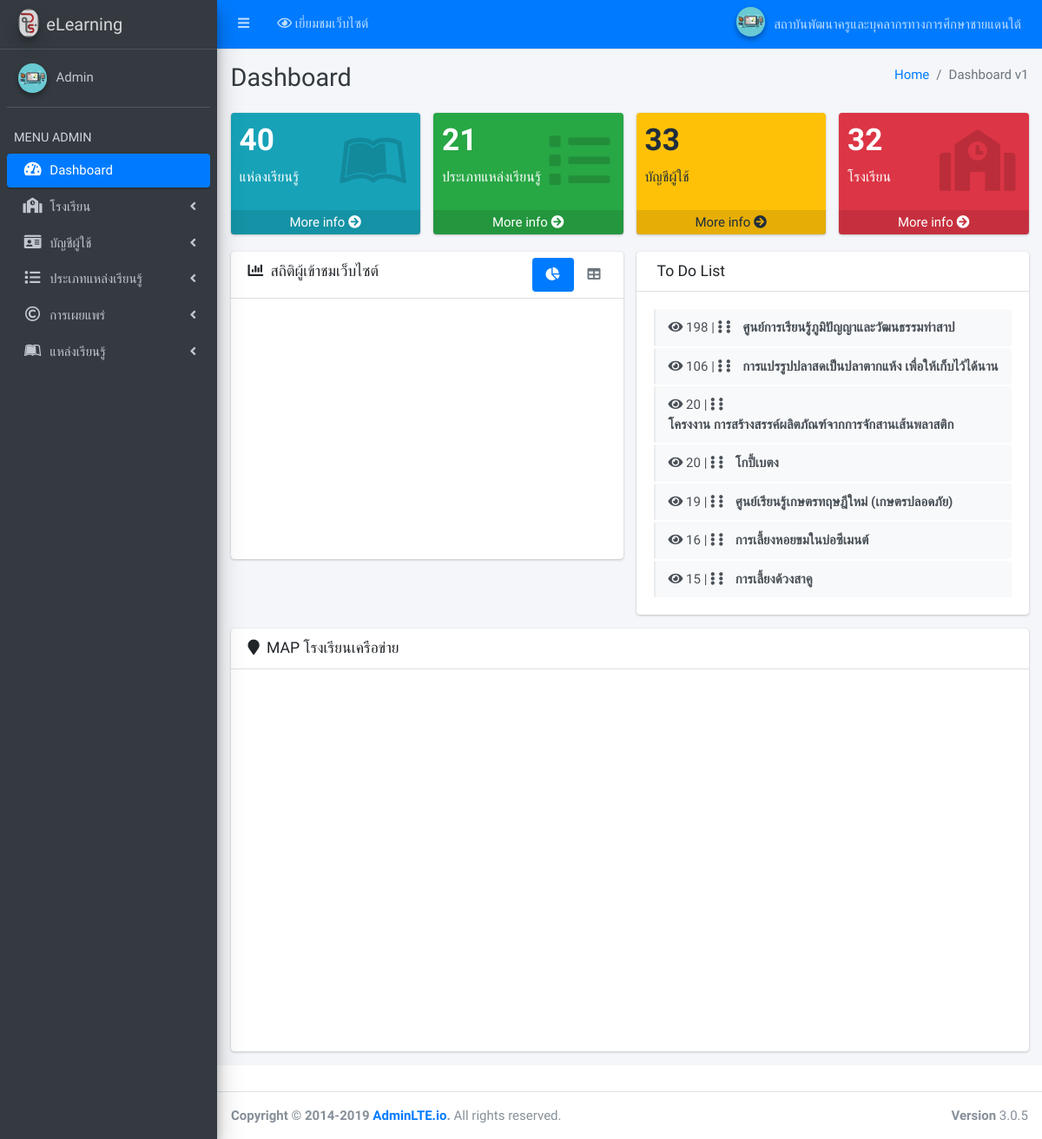
The page /backend/admin/?menu=home (signed in) on the database its author committed.
### tables this page shows
CREATE TABLE `tbl_learning` (
`learning_id` int(20) NOT NULL,
`learning_name` varchar(255) NOT NULL,
`learning_owner` varchar(255) NOT NULL,
`learning_point` longtext NOT NULL,
`learning_description` longtext NOT NULL,
`learning_find` text NOT NULL,
`learning_media` varchar(255) NOT NULL,
`learning_note` text NOT NULL,
`learning_type_id` int(11) NOT NULL,
`copyright_id` int(11) NOT NULL,
`learning_view` int(11) NOT NULL DEFAULT 0,
`school_id` int(11) NOT NULL,
`created_at` timestamp NOT NULL DEFAULT current_timestamp(),
`updated_at` timestamp NULL DEFAULT NULL
);

### backend/admin/pages/main.php (the view, shortened to what this page needs)
<div class="content-wrapper">
	<div class="content-header">
		<div class="container-fluid">
			<div class="row mb-2">
				<div class="col-sm-6">
					<h1 class="m-0 text-dark">Dashboard</h1>
				</div>
				<div class="col-sm-6">
					<ol class="breadcrumb float-sm-right">
						<li class="breadcrumb-item"><a href="#">Home</a></li>
						<li class="breadcrumb-item active">Dashboard v1</li>
					</ol>
				</div>
			</div>
		</div>
	</div>
	<section class="content">
		<div class="container-fluid">
			<div class="row">
				<div class="col-lg-3 col-6">
					<div class="small-box bg-info">
						<div class="inner">
							<h3>
								<?php
								$sql = "SELECT COUNT(*) AS learning_count FROM tbl_learning";
								$result = $conn->query($sql);
								$row = $result->fetch_assoc();
								echo number_format($row["learning_count"]);
								?>
							</h3>
							<p>แห่ลงเรียนรู้</p>
						</div>
						<div class="icon">
							<i class="fab fa-leanpub"></i>
						</div>
						<a href="?menu=learning" class="small-box-footer">More info <i class="fas fa-arrow-circle-right"></i></a>
					</div>
				</div>
				<div class="col-lg-3 col-6">
					<div class="small-box bg-success">
						<div class="inner">
							<h3>
								<?php
								$sql = "SELECT COUNT(*) AS learning_type_count FROM tbl_learning_type";
								$result = $conn->query($sql);
								$row = $result->fetch_assoc();
								echo number_format($row["learning_type_count"]);
								?>
							</h3>
							<p>ประเภทแหล่งเรียนรู้</p>
						</div>
						<div class="icon">
							<i class="fas fa-list"></i>
						</div>
						<a href="?menu=learning_type" class="small-box-footer">More info <i class="fas fa-arrow-circle-right"></i></a>
					</div>
				</div>
				<div class="col-lg-3 col-6">
					<div class="small-box bg-warning">
						<div class="inner">
							<h3>
								<?php
								$sql = "SELECT COUNT(*) AS user_count FROM tbl_user";
								$result = $conn->query($sql);
								$row = $result->fetch_assoc();
								echo number_format($row["user_count"]);
								?>
							</h3>
							<p>บัญชีผู้ใช้</p>
						</div>
						<a href="?menu=user" class="small-box-footer">More info <i class="fas fa-arrow-circle-right"></i></a>
					</div>
				</div>
				<div class="col-lg-3 col-6">
					<div class="small-box bg-danger">
						<div class="inner">
							<h3>
								<?php
								$sql = "SELECT COUNT(*) AS school_count FROM tbl_school";
								$result = $conn->query($sql);
								$row = $result->fetch_assoc();
								echo number_format($row["school_count"]);
								?>
							</h3>
							<p>โรงเรียน</p>
						</div>
						<div class="icon">
							<i class="fas fa-school"></i>
						</div>
						<a href="?menu=school" class="small-box-footer">More info <i class="fas fa-arrow-circle-right"></i></a>
					</div>
				</div>
			</div>
			<div class="row">
				<section class="col-lg-6 connectedSortable ui-sortable">
					<div class="card">
						<div class="card-header ui-sortable-handle" style="cursor: move;">
							<h3 class="card-title">
								<i class="fas fa-chart-bar mr-1"></i>
								สถิติผู้เข้าชมเว็บไซต์
							</h3>
							<div class="card-tools">
								<ul class="nav nav-pills ml-auto">
									<li class="nav-item">
										<a class="nav-link active" href="#sales-chart" data-toggle="tab"><i class="fas fa-chart-pie"></i></a>
									</li>
									<li class="nav-item">
										<a class="nav-link" href="#revenue-chart" data-toggle="tab"><i class="fas fa-table"></i></a>
									</li>
								</ul>
							</div>
						</div>
						<div class="card-body table-responsive p-0">
							<div class="tab-content p-0">
								<div class="chart tab-pane active" id="sales-chart" style="position: relative; height: 300px;"></div>
											<td align="center"><span class="badge bg-green"><?php include("../config/useronline.php"); ?></span></td>
							</div>
						</div>
					</div>
				</section>
				<section class="col-lg-6 connectedSortable">
					<div class="card">
						<div class="card-header">
							<h3 class="card-title">
								To Do List
							</h3>
						</div>
						<div class="card-body">
							<ul class="todo-list" data-widget="todo-list">
								<?php
								$sql = "SELECT learning_name, learning_view FROM tbl_learning ORDER BY learning_view DESC LIMIT 7";
								$result = $conn->query($sql);
								while($row = $result->fetch_assoc()) {
									?>
									<li>
										<span class="handle">
											<i class="fas fa-eye"></i>
											<?php echo $row['learning_view']; ?> |
											<i class="fas fa-ellipsis-v"></i>
											<i class="fas fa-ellipsis-v"></i>
										</span>
										<span class="text"><?php echo $row['learning_name']; ?></span>
									</li>
								<?php } ?>
							</ul>
						</div>
					</div>
				</section>
			</div>
			<div class="row">
				<section class="col-lg-12 connectedSortable">
					<div class="card">
						<div class="card-header">
							<h3 class="card-title">
								<i class="fas fa-map-marker mr-1"></i>
								MAP โรงเรียนเครือข่าย
							</h3>
						</div>
						<div class="card-body">
							<div id="map_canvas" style="height: 400px;"></div>
						</div>
					</div>
				</section>
			</div>
		</div>
	</section>
</div>

### backend/admin/index.php (shortened to what this page needs)
<?php
$content = isset($_GET["menu"])?$_GET["menu"]:"home";
?>
<!DOCTYPE html>
<html>
<?php include("layouts/head.php");?>
<body class="hold-transition sidebar-mini layout-fixed">
  <div class="wrapper">
    <?php include("layouts/nav.php");?>
    <?php include("layouts/sidebar.php");?>
    <?php
    switch($content) {
      case "home"                   : include("pages/main.php");                     break;
    }
    ?>
    <?php include("layouts/footer.php");?>
  </div>
</body>
</html>

### backend/admin/layouts/head.php (shortened to what this page needs)
<head>
	<link rel="stylesheet" href="../plugins/fontawesome-free/css/all.min.css">
	<link rel="stylesheet" href="https://code.ionicframework.com/ionicons/2.0.1/css/ionicons.min.css">
	<link rel="stylesheet" href="../plugins/tempusdominus-bootstrap-4/css/tempusdominus-bootstrap-4.min.css">
	<link rel="stylesheet" href="../plugins/icheck-bootstrap/icheck-bootstrap.min.css">
	<link rel="stylesheet" href="../plugins/morris.js/morris.css">
	<link rel="stylesheet" href="../plugins/ekko-lightbox/ekko-lightbox.css">
	<link rel="stylesheet" href="../dist/css/adminlte.min.css">
	<link rel="stylesheet" href="../plugins/overlayScrollbars/css/OverlayScrollbars.min.css">
	<link rel="stylesheet" href="../plugins/daterangepicker/daterangepicker.css">
	<link rel="stylesheet" href="../plugins/summernote/summernote-bs4.css">
	<link rel="stylesheet" href="../plugins/select2/css/select2.min.css">
	<link rel="stylesheet" href="../plugins/select2-bootstrap4-theme/select2-bootstrap4.min.css">
	<link rel="stylesheet" href="../plugins/datatables-bs4/css/dataTables.bootstrap4.min.css">
	<link rel="stylesheet" href="../plugins/datatables-responsive/css/responsive.bootstrap4.min.css">
	<link rel="stylesheet" href="../plugins/datatables-buttons/css/buttons.bootstrap4.min.css">
</head>

### backend/admin/layouts/nav.php (shortened to what this page needs)
<nav class="main-header navbar navbar-expand navbar-dark navbar-primary">
  <ul class="navbar-nav">
    <li class="nav-item">
      <a class="nav-link" data-widget="pushmenu" href="#" role="button"><i class="fas fa-bars"></i></a>
    </li>
    <li class="nav-item d-none d-sm-inline-block">
      <a href="../../" class="nav-link" target="_blank"><i class="far fa-eye"></i> เยี่ยมชมเว็บไซต์</a>
    </li>
  </ul>
  <ul class="navbar-nav ml-auto">
    <li class="nav-item dropdown user-menu">
      <a href="#" class="nav-link dropdown-toggle" data-toggle="dropdown">
        <img src="../dist/img/user-logo.jpg" class="user-image img-circle elevation-2" alt="User Image">
        <span class="d-none d-md-inline"><?php echo $_SESSION['school_name_th']; ?></span>
      </a>
    </li>
  </ul>
</nav>

### backend/admin/layouts/sidebar.php (shortened to what this page needs)
<aside class="main-sidebar sidebar-dark-primary elevation-4">
  <a href="?menu=home" class="brand-link">
    <img src="../dist/img/PTSLogo.png" alt="AdminLTE Logo" class="brand-image img-circle elevation-3"
    style="opacity: .8">
    <span class="brand-text font-weight-light">eLearning</span>
  </a>
  <div class="sidebar">
    <div class="user-panel mt-3 pb-3 mb-3 d-flex">
      <div class="image">
        <img src="../dist/img/user-logo.jpg" class="img-circle elevation-2" alt="User Image">
      </div>
      <div class="info">
        <a href="#" class="d-block"><?php echo $_SESSION['login']; ?></a>
      </div>
    </div>
    <nav class="mt-2">
      <ul class="nav nav-pills nav-sidebar flex-column" data-widget="treeview" role="menu" data-accordion="false">
         <li class="nav-header">MENU ADMIN</li>
         <li class="nav-item">
          <a href="?menu=home" class="nav-link <?php if ($_GET["menu"] == "home"){ echo "active"; } ?>">
            <i class="nav-icon fas fa-tachometer-alt"></i>
            <p>
              Dashboard
            </p>
          </a>
        </li>
        <li class="nav-item has-treeview <?php if (($_GET["menu"] == "school") OR ($_GET["menu"] == "school-add")){ echo "menu-open"; } ?>">
          <a href="#" class="nav-link <?php if (($_GET["menu"] == "school") OR ($_GET["menu"] == "school-add")){ echo "active"; } ?>">
            <i class="nav-icon fas fa-school"></i>
            <p>
              โรงเรียน
              <i class="right fas fa-angle-left"></i>
            </p>
          </a>
        </li>
        <li class="nav-item has-treeview <?php if (($_GET["menu"] == "user") OR ($_GET["menu"] == "user-add")){ echo "menu-open"; } ?>">
          <a href="#" class="nav-link <?php if (($_GET["menu"] == "user") OR ($_GET["menu"] == "user-add")){ echo "active"; } ?>">
            <i class="nav-icon fas fa-id-card"></i>
            <p>
              บัญชีผู้ใช้
              <i class="right fas fa-angle-left"></i>
            </p>
          </a>
        </li>
        <li class="nav-item has-treeview <?php if (($_GET["menu"] == "learning_type") OR ($_GET["menu"] == "learning_type-add")){ echo "menu-open"; } ?>">
          <a href="#" class="nav-link <?php if (($_GET["menu"] == "learning_type") OR ($_GET["menu"] == "learning_type-add")){ echo "active"; } ?>">
            <i class="nav-icon fas fa-list"></i>
            <p>
              ประเภทแหล่งเรียนรู้
              <i class="right fas fa-angle-left"></i>
            </p>
          </a>
        </li>
        <li class="nav-item has-treeview <?php if (($_GET["menu"] == "copyright") OR ($_GET["menu"] == "copyright-add")){ echo "menu-open"; } ?>">
          <a href="#" class="nav-link <?php if (($_GET["menu"] == "copyright") OR ($_GET["menu"] == "copyright-add")){ echo "active"; } ?>">
            <i class="nav-icon far fa-copyright"></i>
            <p>
              การเผยแพร่
              <i class="right fas fa-angle-left"></i>
            </p>
          </a>
        </li>
        <li class="nav-item has-treeview <?php if (($_GET["menu"] == "learning") OR ($_GET["menu"] == "learning-add")){ echo "menu-open"; } ?>">
          <a href="#" class="nav-link <?php if (($_GET["menu"] == "learning") OR ($_GET["menu"] == "learning-add")){ echo "active"; } ?>">
            <i class="nav-icon fab fa-leanpub"></i>
            <p>
              แหล่งเรียนรู้
              <i class="right fas fa-angle-left"></i>
            </p>
          </a>
        </li>
      </ul>
    </nav>
  </div>
</aside>

### backend/admin/layouts/footer.php
<footer class="main-footer" style="margin-top: 30px;">
	<strong>Copyright &copy; 2014-2019 <a href="http://adminlte.io">AdminLTE.io</a>.</strong>
	All rights reserved.
	<div class="float-right d-none d-sm-inline-block">
		<b>Version</b> 3.0.5
	</div>
</footer>

### backend/admin/layouts/head.php (style rules this page uses)
body { font-family: 'K2D', sans-serif !important; font-size: 15px !important; }

### rows shown on the page
tbl_learning: learning_view "198", learning_name "ศูนย์การเรียนรู้ภูมิปัญญาและวัฒนธรรมท่าสาป"
tbl_learning: learning_view "106", learning_name "การแปรรูปปลาสดเป็นปลาตากแห้ง เพื่อให้เก็บไว้ได้นาน"
tbl_learning: learning_view "20", learning_name "โครงงาน การสร้างสรรค์ผลิตภัณฑ์จากการจักสานเส้นพลาสติก"
tbl_learning: learning_view "20", learning_name "โกปี้เบตง"
tbl_learning: learning_view "19", learning_name "ศูนย์เรียนรู้เกษตรทฤษฎีใหม่ (เกษตรปลอดภัย)"
tbl_learning: learning_view "16", learning_name "การเลี้ยงหอยขมในบ่อซีเมนต์"
tbl_learning: learning_view "15", learning_name "การเลี้ยงด้วงสาคู"

### other values the page prints
$_SESSION['school_name_th'] "สถาบันพัฒนาครูและบุคลากรทางการศึกษาชายแดนใต้"
$_SESSION['login'] "Admin"
$row["learning_count"] "40"
$row["learning_type_count"] "21"
$row["user_count"] "33"
$row["school_count"] "32"
